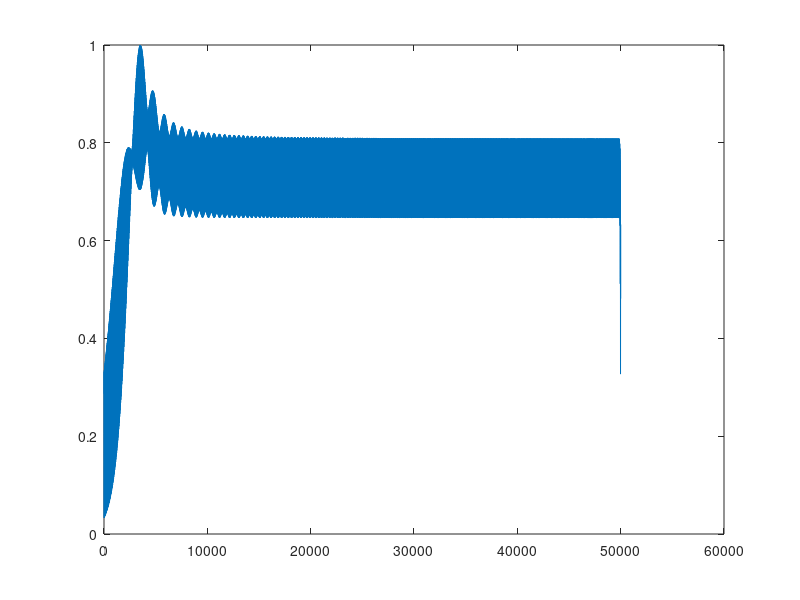

MATLAB code to generate this figure:
function OscilModelSound2

f0=440;
%c=0.01;
%sig = 1/(3*sqrt(2)*c*f0);

%ft = round(f0*(1-c))

t=[0:0.0001:5]; 


T = [0:0.001:5];
c = T/50;

yy=0;
for n=1:length(T)
  sig = 1/(3*sqrt(2)*c(n)*f0);
  
  y=(1+cos(2*pi*440*(t-c(n)*T(n))))*0.5.* exp(-(t-T(n)).^2/(sig^2))/sqrt(pi)/sig;
  yy = yy+y;
end
yy = yy/max(yy);


Ta = [1 2.5 4];
yya=0;
for n=1:3
  ya=(1+cos(2*pi*440*(t-c(1)*Ta(n))))*0.5.* exp(-(t-Ta(n)).^2/(0.25^2));
  yya = yya+ya;
end
yya = yya/max(yya);


y1 = (1+cos(2*pi*440*t))*0.5.* exp(-(t-2.5).^2/(0.5.^2));
yp=cos(2*pi*440*(1-c(1))*t)/2;

plot(yy)

sound(yy,10000)

%sound([yya yy],10000);


%WY = [yya-1 yy-1];
%fname = ['PopSound_sweep.wav']
%wavwrite(WY,10000,32,fname)

return;







NOPLOT = 0;
GoPrint = 0;
%%%%%%%%%%%%%%%%%%%%%%%%%%%%%%%%%%%%%%%%%%%%
%% default parameters

%sig = 0.32; % [sec]
f0 = 240;    % [Hz]
cf = 0.2;%1/(3*sqrt(2)*sig*f0); % dimension less 
sig =1/(3*sqrt(2)*cf*f0);

ft = f0*(1-cf)

t=[0:0.0001:1]'; %% 1 sec
for n=1:100
  T = 0.005*n;
  tau = cf*T;
  y(:,n) = 0.5*(1+cos(2*pi*f0*(t-tau))).*exp(-(t-T).^2/sig^2);
end

%% example neurons
m=2;
cl = [23:m:23+3*m];

%%%%%%%%%%%%%%%%%%%%%%%%%%%%%%%%%%%%%%%%%%%%
%% Example Figure
figure(123);clf
set(gcf,'position',[1829 370 592 541])

%%
subplot('position',[0.15 0.75 0.7 0.15])
hold on
%% 
yy = sum(y,2);
plot(t,[yy/max(yy)],'color',[1 1 1]*0.2,'LineStyle','--','LineWidth',2)
cc = colormap('lines');
l = 1:3;
k=3;
for n=1:k
  plot(t,y(:,cl(n))/max(y(:,cl(n))),'LineWidth',2,'Color',cc(l(n),:))
end
ylabel('rate','FontSize',16)
axis tight
%xlim([0.1 0.2])
%set(gca,'TickDir','out','FontSize',16,'XTick',[],'YTick',[])
box off
%axis off
text(3.9,0.05,'probability','FontSize',16,'rotation',90)

%%
subplot('position',[0.15 0.55 0.7 0.15])
hold on
colormap('default')
cc = colormap;
k=22; l = round(linspace(1,64,k));
cll = [20:1:70];
for n=1:k
  plot(t,y(:,cll(n))/max(y(:,cll(n))),'LineWidth',2,'Color',cc(l(n),:))
end
yy = sum(y,2);
plot(t,[yy/max(yy)],'color',[1 1 1]*0.2,'LineStyle','--','LineWidth',2)
xlabel('time [sec]','FontSize',16)
ylabel('probability','FontSize',16)
axis tight
%xlim([0.2 0.4])
set(gca,'TickDir','out','FontSize',16,'XTick',[],'YTick',[])
box off
axis off
text(5.7,-0.25,'2 sec','FontSize',16)
text(3.9,0.05,'probability','FontSize',16,'rotation',90)
text(6.06,0.6,'2A','FontSize',16);
annotation('line',[0.875 0.875]+0.01,[0.67 0.695],'LineWidth',2);
annotation('line',[0.875 0.875]+0.01,[0.59 0.62],'LineWidth',2);

annotation('line',[0.87 0.88]+0.01,[0.59 0.59],'LineWidth',2);
annotation('line',[0.87 0.88]+0.01,[0.695 0.695],'LineWidth',2);

text(3.65,2.2,'A','FontSize',16);
text(3.65,1,'B','FontSize',16);


%PrintFig('OscilModel.crt',GoPrint)

%%%%%%%%%%%%%%%%%%%%%%%%%%%%%%%%%%%%%%%%%%%%
if NOPLOT
  figure(76263);clf
  subplot('position',[0.1 0.15 0.7 0.8])
  hold on
  cc = colormap('lines');
  l = 1:3;
  k=3; 
  %l = round(linspace(1,64,k));
  %cl = [23:2:27];
  for n=1:k
    plot(t,y(:,cl(n))/max(y(:,cl(n))),'LineWidth',2,'Color',cc(l(n),:))
    ylabel('rate','FontSize',16)
    xlim([0 1])
    set(gca,'TickDir','out','FontSize',16,'XTick',[],'YTick',[])
    box off
    axis off
    text(3.95,0.3,'rate','FontSize',16,'rotation',90)
    text(5.8,-0.1,'2 sec','FontSize',16)
    PrintFig(['OscilModelScatch' num2str(n)],0)
  end
  yy = sum(y,2);
  plot(t,[yy/max(yy)],'color',[1 1 1]*0.2,'LineStyle','--','LineWidth',2)
  PrintFig('OscilModelScatch4',0)
end

%%%%%%%%%%%%%%%%%%%%%%%%%%%%%%%%%%%%%%%%%%%%
%% PHASE
%% compute the phase of yy
gt = find(t>0 & t<=2);
t2 = t(gt)-0;
yy2 = [yy(gt)/max(yy(gt))];
a = (max(yy2)-min(yy2))/2;
b = (max(yy2)+min(yy2))/2;
yy2 = (yy2-b)/a;
dyy = diff(yy2)./diff(t2);
dyy = dyy/max(dyy);

dt = t2(2:end)-mean(diff(t2))/2;
yy3 = yy2(1:end-1)+diff(yy2)/2;

phi = angle(yy3-i*dyy);
phi = mod(phi+pi,2*pi);

subplot('position',[0.15 0.15 0.7 0.3])
hold on
cc = colormap('lines');
l = 1:3;
k=3; 
rate = 100/sig;
for n=1:k
  y2 = y(:,cl(n))/max(y(:,cl(n)));
  y22 = zeros(size(y2));
  y22 = y2;%(find(y2>=0)) = y2(find(y2>=0));
  y3 = cumsum(y22)/sum(y22);
  r = rand(10000,1);
  [xx xi yi] = NearestNeighbour(y3,r);
  %% randomize
  rdt =  t(xi)+(rand(size(xi))-0.5)*0.3;%*0.3;
  rph =  phi(xi)*180/pi + (rand(size(xi))-0.5)*20;
  
  plot(rdt(1:10:end),rph(1:10:end),'o','markersize',3,'markerfacecolor',cc(l(n),:),'markeredgecolor',cc(l(n),:))
  plot(rdt(1:10:end),rph(1:10:end)+360,'o','markersize',3,'markerfacecolor',cc(l(n),:),'markeredgecolor',cc(l(n),:))
  
  bin = [0:30:720];
  h(:,n) = histcI([rph;rph+360],bin);
end
axis tight
xlim([0 1])
ylim([0 720])
set(gca,'TickDir','out','FontSize',16,'XTick',[],'YTick',[0:180:720])
box off
%axis off
%text(3.75,300,'phase [deg]','FontSize',16,'rotation',90)
ylabel('phase [deg]','FontSize',16)
text(5.7,-70,'2 sec','FontSize',16)

text(3.65,720,'C','FontSize',16);


%%%%%%%%
subplot('position',[0.85 0.15 0.1 0.3])
plot(h,bin(1:end-1)+mean(diff(bin))/2,'LineWidth',2)
axis tight
xlim([0 max(h(:))])
ylim([0 720])
box off
axis off
text(100,-70,'count','FontSize',16)

%PrintFig(['OscilModelScatchPh'],GoPrint)
PrintFig('OscilModel.crt',GoPrint)
return

%%%%%%%%%%%%%%%%%%%%%%%%%%%%%%%%%%%%%%%%%%%%
%% frequency and amplitude

%% optimal parameters
sig = 0.353; % [sec]
a = 3*sqrt(2);%a = 2*sqrt(-log(0.1));
f0 = 8.6;    % [Hz]
cf = 1/(a*sig*f0); % dimension less 

ft = f0*(1-cf);

t=[1:0.001:10]'; %% 10 sec

fprintf(['f0=' num2str(f0) 'c=' num2str(cf) ' L=' num2str(a*sig) ' ft=' num2str(ft) '\n']);


%% delay - compression factor
k=20;
for m=1:k
  cfm(m) = m * cf/k*2;
  f0m(m) = m * f0/k + f0/2;
  sigm(m) = m*0.11/2;
  for n=1:100
    T = 0.1*n;
    % cf
    tau = cfm(m)*T;
    ytau(:,n) = 0.5*(1+cos(2*pi*f0*(t-tau))).*exp(-(t-T).^2/sig^2);
    % f0
    tau = cf*T;
    yf0(:,n) = 0.5*(1+cos(2*pi*f0m(m)*(t-tau))).*exp(-(t-T).^2/sig^2);
    % sig
    tau = cf*T;
    ysig(:,n) = 0.5*(1+cos(2*pi*f0*(t-tau))).*exp(-(t-T).^2/sigm(m)^2);
  end
  gt = find(t>3 & t<7);
  % cf 
  sy = sum(ytau,2)/max(sum(ytau,2));
  amptau(m) = diff([min(sy(gt)) max(sy(gt))]);
  fttau(m) = f0*(1-cfm(m));
  %dphitau(m,:) = OscilModelOpt_funcPhi(sig,cfm(m),f0,fttau(m),50*0.1);
  dphitau(m,:) = 2*pi*a *f0 *cfm(m) *sig *180/pi;
  % f0
  sy = sum(yf0,2)/max(sum(yf0,2));
  ampf0(m) = diff([min(sy(gt)) max(sy(gt))]);
  ftf0(m) = f0m(m)*(1-cf);
  %dphif0(m,:) = OscilModelOpt_funcPhi(sig,cf,f0m(m),ftf0(m),50*0.1);
  dphif0(m,:) = 2*pi*a *f0m(m) *cf *sig *180/pi;
  % sig
  sy = sum(ysig,2)/max(sum(ysig,2));
  ampsig(m) = diff([min(sy(gt)) max(sy(gt))]);
  ftsig(m) = f0*(1-cf);
  sigma = sigm*a;
  %dphisig(m,:) = OscilModelOpt_funcPhi(sigm(m),cf,f0,ftsig(m),50*0.1);
  dphisig(m,:) = 2*pi*a *f0 *cf *sigm(m) *180/pi;
end

figure(72356);clf
set(gcf,'position',[1828         233         729         676]);
c = [0.5 0.5 1];
%
subplot('position',[0.15 0.75 0.2 0.2]) %% 331
plot(cfm,fttau,'o','markeredgecolor',c,'markerfacecolor',c);
%set(gca,'TickDir','out','FontSize',16,'YTick',[6.5:0.5:8.5])
set(gca,'TickDir','out','FontSize',16,'YTick',[4:2:12])
axis tight 
%ylim([6.5 8])
ylim([4 12])
box off
Lines(cf,[],[],'--');
al = get(gca,'XLim');
bl = get(gca,'YLim');
xlabel('compression factor c','FontSize',16,'position',[mean(al) mean(bl)-diff(bl)*0.75])
ylabel('popul. freq. f_\theta [Hz]','FontSize',16,'position',[mean(al)-diff(al)*0.7 mean(bl)])
%
subplot('position',[0.44 0.75 0.2 0.2]) %% 332
plot(cfm,amptau,'o','markeredgecolor',c,'markerfacecolor',c)
set(gca,'TickDir','out','FontSize',16)
axis tight 
ylim([0 1])
box off
Lines(cf,[],[],'--');
al = get(gca,'XLim');
bl = get(gca,'YLim');
xlabel('compression factor c','FontSize',16,'position',[mean(al) mean(bl)-diff(bl)*0.75]) 
ylabel('amplitude A','FontSize',16,'position',[mean(al)-diff(al)*0.7 mean(bl)])
%
subplot('position',[0.75 0.75 0.2 0.2]) %% 333
plot(cfm,dphitau,'o','markeredgecolor',c,'markerfacecolor',c)
%set(gca,'TickDir','out','FontSize',16,'YTick',[0:180:720])
set(gca,'TickDir','out','FontSize',16,'YTick',[0:360:1080])
axis tight 
ylim([0 1160])
box off
Lines(cf,[],[],'--');
al = get(gca,'XLim');
bl = get(gca,'YLim');
xlabel('compression factor c','FontSize',16,'position',[mean(al) mean(bl)-diff(bl)*0.75])
ylabel('tot. phase \Delta\Phi [deg]','FontSize',16,'position',[mean(al)-diff(al)*0.8 mean(bl)])
%
%
subplot('position',[0.15 0.45 0.2 0.2]) %% 334
plot(f0m,ftf0,'o','markeredgecolor',c,'markerfacecolor',c);
set(gca,'TickDir','out','FontSize',16,'XTick',[4:2:12],'YTick',[4:2:12])
hold on
plot([4 12],[4 12],'k--')
axis tight 
xlim([4 12])
ylim([4 12])
box off
Lines(f0,[],[],'--');
al = get(gca,'XLim');
bl = get(gca,'YLim');
xlabel('frequency f_0 [Hz]','FontSize',16,'position',[mean(al) mean(bl)-diff(bl)*0.75])
ylabel('popul. freq. f_\theta [Hz]','FontSize',16,'position',[mean(al)-diff(al)*0.7 mean(bl)])
%
subplot('position',[0.44 0.45 0.2 0.2]) %% 335
plot(f0m,ampf0,'o','markeredgecolor',c,'markerfacecolor',c)
set(gca,'TickDir','out','FontSize',16,'XTick',[4:2:12])
axis tight 
xlim([4 12])
ylim([0 1])
box off
Lines(f0,[],[],'--');
al = get(gca,'XLim');
bl = get(gca,'YLim');
xlabel('frequency f_0 [Hz]','FontSize',16,'position',[mean(al) mean(bl)-diff(bl)*0.75])
ylabel('amplitude A','FontSize',16,'position',[mean(al)-diff(al)*0.7 mean(bl)])
%
subplot('position',[0.75 0.45 0.2 0.2]) %% 336
plot(f0m,dphif0,'o','markeredgecolor',c,'markerfacecolor',c)
%set(gca,'TickDir','out','FontSize',16,'XTick',[4:2:12],'YTick',[0:90:720])
set(gca,'TickDir','out','FontSize',16,'XTick',[4:2:12],'YTick',[0:360:1080])
axis tight 
xlim([4 12])
ylim([0 1160]);
box off
Lines(f0,[],[],'--');
al = get(gca,'XLim');
bl = get(gca,'YLim');
xlabel('frequency f_0 [Hz]','FontSize',16,'position',[mean(al) mean(bl)-diff(bl)*0.75])
ylabel('tot. phase \Delta\Phi [deg]','FontSize',16,'position',[mean(al)-diff(al)*0.8 mean(bl)])
%
%
subplot('position',[0.15 0.15 0.2 0.2]) %% 337
plot(sigma,ftsig,'o','markeredgecolor',c,'markerfacecolor',c);
set(gca,'TickDir','out','FontSize',16,'YTick',[4:2:12])
axis tight 
ylim([4 12])
box off
Lines(sig*a,[],[],'--');
al = get(gca,'XLim');
bl = get(gca,'YLim');
xlabel('field size L [sec]','FontSize',16,'position',[mean(al) mean(bl)-diff(bl)*0.75])
ylabel('popul. freq. f_\theta [Hz]','FontSize',16,'position',[mean(al)-diff(al)*0.7 mean(bl)])
%
subplot('position',[0.44 0.15 0.2 0.2]) %% 338
plot(sigma,ampsig,'o','markeredgecolor',c,'markerfacecolor',c)
set(gca,'TickDir','out','FontSize',16)
axis tight 
ylim([0 1])
box off
Lines(sig*a,[],[],'--');
al = get(gca,'XLim');
bl = get(gca,'YLim');
xlabel('field size L [sec]','FontSize',16,'position',[mean(al) mean(bl)-diff(bl)*0.75])
ylabel('amplitude A','FontSize',16,'position',[mean(al)-diff(al)*0.7 mean(bl)])
%
subplot('position',[0.75 0.15 0.2 0.2]) %% 339
plot(sigma,dphisig,'o','markeredgecolor',c,'markerfacecolor',c)
set(gca,'TickDir','out','FontSize',16,'YTick',[0:360:1260])
axis tight 
ylim([0 1160]);
box off
Lines(sig*a,[],[],'--');
al = get(gca,'XLim');
bl = get(gca,'YLim');
xlabel('field size L [sec]','FontSize',16,'position',[mean(al) mean(bl)-diff(bl)*0.75])
ylabel('tot. phase \Delta\Phi [deg]','FontSize',16,'position',[mean(al)-diff(al)*0.8 mean(bl)])


text(-15.5,4650,'A','FontSize',16);
text(-15.5,2900,'B','FontSize',16);
text(-15.5,1200,'C','FontSize',16);



PrintFig(['OscilModel.var'],GoPrint)


%%%%%%%%%%%%%%%%%%
%% vary bound parameters
stp = 50;


vf0 = [4:8/stp:12];
vL =  [0.5:5.5/stp:6];
vc =  [0.02:0.18/stp:0.2];

f0 = repmat(vf0,stp+1,1);
L =  repmat(vL',1,stp+1);
c =  repmat(vc',1,stp+1);

%% L=1.4
%% f_\theta=8
%% c = 0.085

figure(876);clf
set(gcf,'position',[1762 398 747 290])

subplot('position',[0.13 0.2 0.3 0.7])
imagesc(vf0,vL,f0-1./L)
colorbar
axis xy
hold on
plot(vf0,1./(vf0-8),'k','LineWidth',2);
xlabel('frequency f_0 [Hz]','FontSize',16)
ylabel('field size L [sec]','FontSize',16)
set(gca,'TickDir','out','FontSize',16,'XTick',[2:2:12])
box off
text(16,5.5,'popul. freq. f_\theta [Hz]','FontSize',16,'rotation',-90)

subplot('position',[0.6 0.2 0.3 0.7])
imagesc(vf0,vL,1./(f0.*L))
colorbar
axis xy
hold on
plot(vf0,1./(0.085*vf0),'k','LineWidth',2);
xlabel('frequency f_0 [Hz]','FontSize',16)
ylabel('field size L [sec]','FontSize',16)
set(gca,'TickDir','out','FontSize',16,'XTick',[2:2:12])
box off
text(16.7,5.5,'comression factor c','FontSize',16,'rotation',-90)

text(-16.5,6,'A','FontSize',16)
text(1,6,'B','FontSize',16)

PrintFig(['OscilModel.col'],GoPrint)



return;
%%%%%%%%%%%%%%%%%%%%%%%%%%%%%%%%%%%%%%%%%%%%
%%%%%%%%%%%%%%%%%%%%%%%%%%%%%%%%%%%%%%%%%%%%
%%%%%%%%%%%%%%%%%%%%%%%%%%%%%%%%%%%%%%%%%%%%
%%%%%%%%%%%%%%%%%%%%%%%%%%%%%%%%%%%%%%%%%%%%
%%%%%%%%%%%%%%%%%%%%%%%%%%%%%%%%%%%%%%%%%%%%
%%%%%%%%%%%%%%%%%%%%%%%%%%%%%%%%%%%%%%%%%%%%
%%%%%%%%%%%%%%%%%%%%%%%%%%%%%%%%%%%%%%%%%%%%
%%%%%%%%%%%%%%%%%%%%%%%%%%%%%%%%%%%%%%%%%%%%
%%%%%%%%%%%%%%%%%%%%%%%%%%%%%%%%%%%%%%%%%%%%
%%%%%%%%%%%%%%%%%%%%%%%%%%%%%%%%%%%%%%%%%%%%
%%%%%%%%%%%%%%%%%%%%%%%%%%%%%%%%%%%%%%%%%%%%

